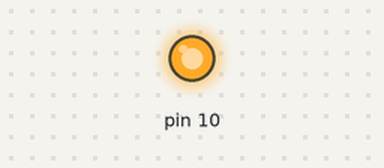
This sketch was run on a simulated Arduino Uno, built with avr-gcc and run on an emulated ATmega328P. Parts: output pins drawn as LEDs (lit = HIGH).

Above: at 0.5 s.
At 5.0 s:
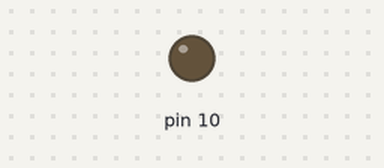
Timing chart, 0 to 6.9 s (numbered marks = the images above):
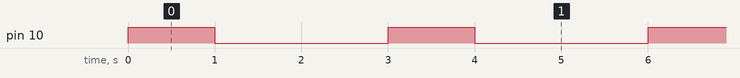

Measured:
- by itself, pin 10: alternates HIGH for 1.0 s and LOW for 2.0 s

The sketch:

First_Code.ino
```cpp
void setup() {
 pinMode (10,OUTPUT);


}

void loop() {
digitalWrite(10,HIGH);
delay(1000);
digitalWrite(10,LOW);
delay (2000);

}
```
